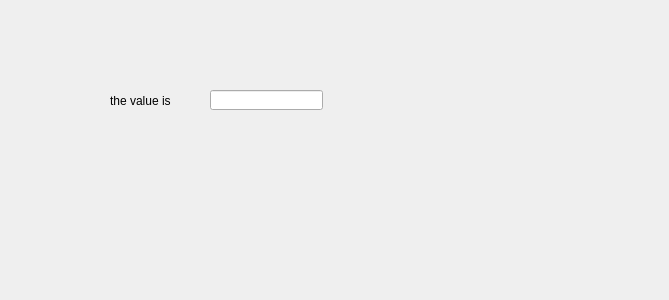
<?xml version="1.0" encoding="UTF-8"?>
<ui version="4.0">
 <class>Widget</class>
 <widget class="QWidget" name="Widget">
  <property name="geometry">
   <rect>
    <x>0</x>
    <y>0</y>
    <width>669</width>
    <height>300</height>
   </rect>
  </property>
  <property name="windowTitle">
   <string>Widget</string>
  </property>
  <widget class="QLabel" name="label">
   <property name="geometry">
    <rect>
     <x>110</x>
     <y>80</y>
     <width>91</width>
     <height>41</height>
    </rect>
   </property>
   <property name="text">
    <string>the value is</string>
   </property>
  </widget>
  <widget class="QLineEdit" name="lineEdit">
   <property name="geometry">
    <rect>
     <x>210</x>
     <y>90</y>
     <width>113</width>
     <height>20</height>
    </rect>
   </property>
  </widget>
 </widget>
 <layoutdefault spacing="6" margin="11"/>
 <resources/>
 <connections/>
</ui>
